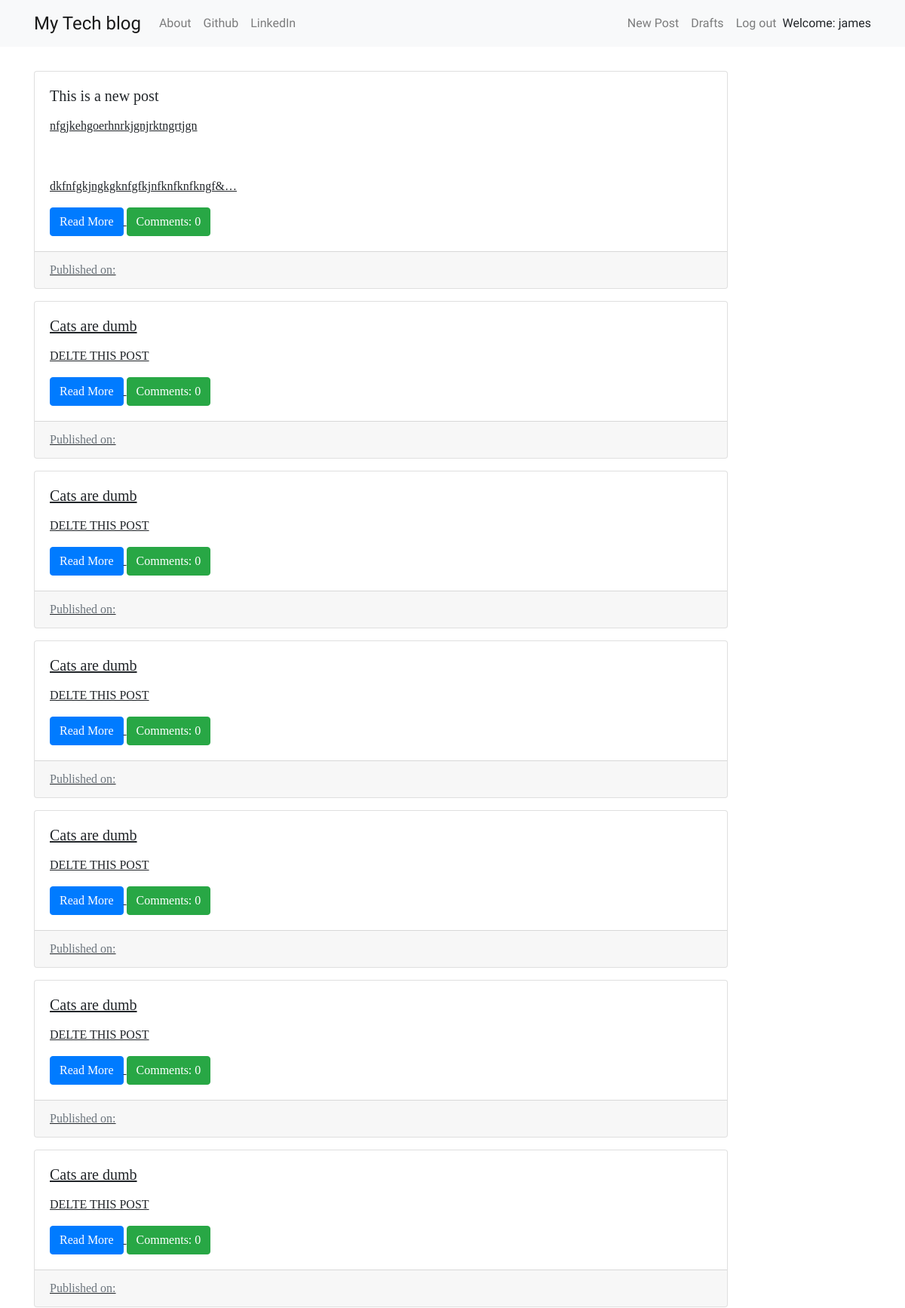
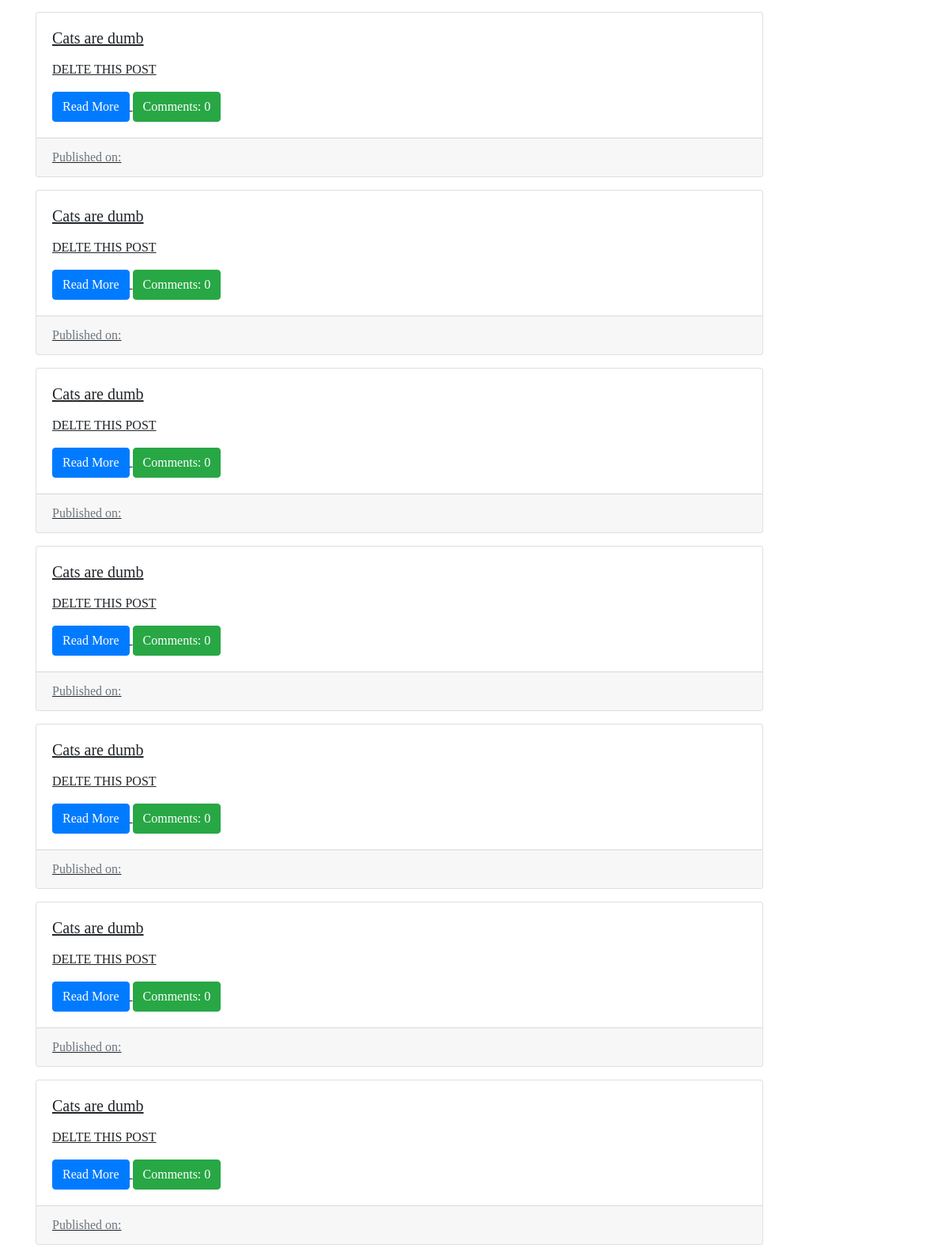
The page /drafts/ (signed in, upper part) on the database its author committed (2 pictures, top to bottom).
### blog/models.py (models this page shows, shortened)
class Post(models.Model):
    author = models.ForeignKey(
        settings.AUTH_USER_MODEL,
        on_delete=models.CASCADE,
    )
    title = models.CharField(max_length=200)
    text = models.TextField()
    created_date = models.DateTimeField(default=timezone.now)
    published_date = models.DateTimeField(blank=True, null=True)
    def approve_comments(self):
        return self.comments.filter(approved_comment=True)

### blog/views.py (the view)
# urls.py: path('drafts/', views.DraftListView.as_view(), name='post_draft_list'),
class DraftListView(LoginRequiredMixin,ListView):
    login_url = '/login/'
    redirect_field_name = 'blog/post_draft_list.html'
    model = Post
    def get_queryset(self):
        return Post.objects.filter(published_date__isnull=True).order_by('created_date')

### blog/templates/blog/post_list.html
{% extends 'blog/base.html' %}
{% block content %}
<div class="centerstage">
    {% for post in post_list %}
         <div class="card my-3">
             <div class="card-body">
                 <h5 class="card-title">{{post.title}}</h5>
                  <p class="card-text">{{post.text|safe|truncatechars:100}}</p>
                  <a href="{% url 'post_detail' pk=post.pk %}" class="btn btn-primary">Read More</a>
                  <a href="{% url 'post_detail' pk=post.pk %}" class="btn btn-success">Comments: {{ post.approve_comments.count }}</a>
             </div>
            <div class="card-footer text-muted">
            Published on: {{post.published_date|date:"D M Y"}}
            </div>
        </div>
    {% endfor %}
</div>
{% endblock %}

### blog/templates/blog/base.html (shortened to what this page needs)
<!DOCTYPE html>
{% load static %}
<html>
  <head>
     <link rel="stylesheet" href="https://stackpath.bootstrapcdn.com/bootstrap/4.5.2/css/bootstrap.min.css">
    <link href="https://maxcdn.bootstrapcdn.com/font-awesome/4.7.0/css/font-awesome.min.css" rel="stylesheet">
    <link rel="stylesheet" href="//cdn.jsdelivr.net/medium-editor/latest/css/medium-editor.min.css" type="text/css" media="screen" charset="utf-8">
    <link rel="stylesheet" href="{% static 'css/blog.css' %}">
  </head>
  <body>
    <nav class="navbar navbar-expand-lg navbar-light bg-light techfont">
      <div class="container">
        <div class="navbar-nav align-items-center">
          <a class="navbar-brand bigbrand" href="{% url 'post_list' %}">My Tech blog</a>
          <a class="nav-item nav-link" href="{% url 'about' %}">About</a>
          <a class="nav-item nav-link" href="https://www.github.com">Github</a>
          <a class="nav-item nav-link" href="https://www.linkedin.com">LinkedIn</a>
        </div>
        <div class="navbar-nav align-items-center ml-auto">
          {% if user.is_authenticated %}
            <a class="nav-item nav-link" href="{% url 'post_new' %}">New Post</a>
            <a class="nav-item nav-link" href="{% url 'post_draft_list' %}">Drafts</a>
            <a class="nav-item nav-link" href="{% url 'logout' %}">Log out</a>
            <a >Welcome: {{ user.username }}</a>
          {% else %}
            <a class="nav-item nav-link" href="{% url 'login' %}" aria-label="Login">
              <span class="fa fa-user" aria-hidden="true"></span></a>
          {% endif %}
        </div>
      </div>
    </nav>
          <div class="content container mt-3">
              <div class="row">
                  <div class="col-md-10">
                    <div class="blog_posts">
                      {% block content %}
                      {% endblock %}
                    </div>
                  </div>
              </div>
          </div>
  </body>
</html>

### blog/static/css/blog.css (style rules this page uses)
body { font-family: 'Merriweather', serif; }
.techfont { font-family: 'Raleway', sans-serif; }
.centerstage { margin-left: auto; margin-right: auto; }
.bigbrand { font-size: 1.5em; }

### rows shown on the page
Post: title "This is a new post", text "nfgjkehgoerhnrkjgnjrktngrtjgn dkfnfgkjngkgknfgfkjnfknfknfkngf&…", approve_comments.count "0"
Post: title "Cats are dumb", text "DELTE THIS POST", approve_comments.count "0"
Post: title "Cats are dumb", text "DELTE THIS POST", approve_comments.count "0"
Post: title "Cats are dumb", text "DELTE THIS POST", approve_comments.count "0"
Post: title "Cats are dumb", text "DELTE THIS POST", approve_comments.count "0"
Post: title "Cats are dumb", text "DELTE THIS POST", approve_comments.count "0"
Post: title "Cats are dumb", text "DELTE THIS POST", approve_comments.count "0"
Post: title "Cats are dumb", text "DELTE THIS POST", approve_comments.count "0"
Post: title "Cats are dumb", text "DELTE THIS POST", approve_comments.count "0"
Post: title "Cats are dumb", text "DELTE THIS POST", approve_comments.count "0"
Post: title "Cats are dumb", text "DELTE THIS POST", approve_comments.count "0"
Post: title "Cats are dumb", text "DELTE THIS POST", approve_comments.count "0"
Post: title "Cats are dumb", text "DELTE THIS POST", approve_comments.count "0"
Post: title "Cats are dumb", text "DELTE THIS POST", approve_comments.count "0"

### other values the page prints
{{ user.username }} "james"
